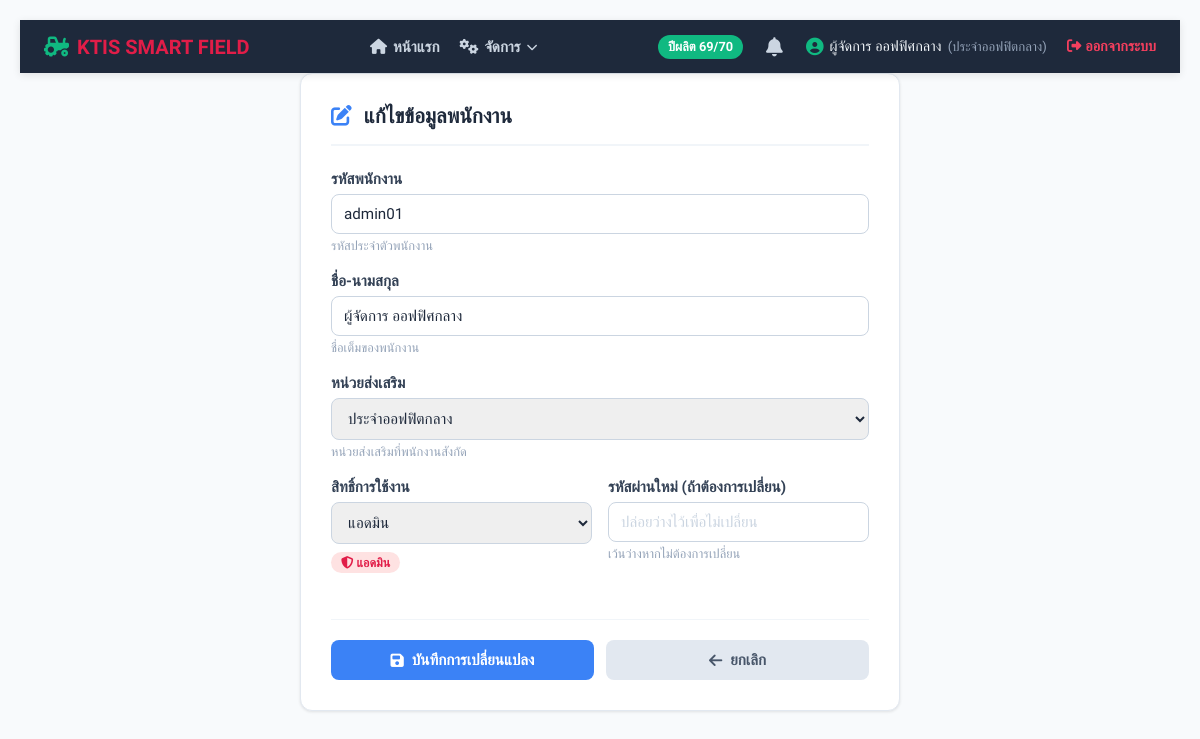
Page /ktis_field/edit_user.php?id=1 (signed in) on the committed database.
### tables this page shows
CREATE TABLE `employee` (
  `ID` int(10) NOT NULL,
  `emp_id` varchar(20) NOT NULL,
  `emp_pass` varchar(255) DEFAULT NULL,
  `emp_name` varchar(50) NOT NULL,
  `emp_unit` varchar(50) NOT NULL,
  `emp_level` varchar(1) NOT NULL
);

### ktis_field/edit_user.php (the view, shortened to what this page needs)
<?php
require_once 'config.php';
$emp_id = intval($_GET['id']);
$stmt = $conn->prepare("SELECT * FROM employee WHERE ID = ?");
$stmt->execute([$emp_id]);
$employee = $stmt->fetch();
$zones = [];
try {
    $stmt_zones = $conn->query("SELECT zone_id, zone_name FROM zones ORDER BY zone_id ASC");
    $zones = $stmt_zones->fetchAll();
} catch(Exception $e) {}
?>
<!DOCTYPE html>
<html lang="th">
<head>
    <link rel="stylesheet" href="https://cdnjs.cloudflare.com/ajax/libs/font-awesome/6.4.0/css/all.min.css">
</head>
<body>
<div class="content-wrapper">
<?php include 'includes/nav_u_header.php'; ?>
<div class="page-container">
    <div class="page-header">
        <i class="fa-solid fa-pen-to-square" style="color:#3b82f6; font-size:1.3rem;"></i>
        <div class="page-title">แก้ไขข้อมูลพนักงาน</div>
    </div>
    <form method="POST">
        <div class="form-group">
            <label for="emp_id">รหัสพนักงาน</label>
            <input type="text" id="emp_id" name="emp_id" value="<?php echo htmlspecialchars($employee['emp_id']); ?>" required>
            <div class="help-text">รหัสประจำตัวพนักงาน</div>
        </div>
        <div class="form-group">
            <label for="emp_name">ชื่อ-นามสกุล</label>
            <input type="text" id="emp_name" name="emp_name" value="<?php echo htmlspecialchars($employee['emp_name']); ?>" required>
            <div class="help-text">ชื่อเต็มของพนักงาน</div>
        </div>
        <div class="form-group">
            <label for="emp_unit">หน่วยส่งเสริม</label>
            <select id="emp_unit" name="emp_unit" required>
                <?php foreach($zones as $z):
                    $unit_val = ($z['zone_id'] === '000')
                        ? $z['zone_name']
                        : $z['zone_id'].' '.$z['zone_name'];
                    $selected = ($employee['emp_unit'] === $unit_val) ? 'selected' : '';
                ?>
                <option value="<?php echo htmlspecialchars($unit_val); ?>" <?php echo $selected; ?>>
                    <?php echo htmlspecialchars($unit_val); ?>
                </option>
                <?php endforeach; ?>
            </select>
            <div class="help-text">หน่วยส่งเสริมที่พนักงานสังกัด</div>
        </div>
        <div class="form-row">
            <div class="form-group">
                <label for="emp_level">สิทธิ์การใช้งาน</label>
                <select id="emp_level" name="emp_level" required>
                    <option value="a" <?php echo $employee['emp_level'] == 'a' ? 'selected' : ''; ?>>แอดมิน</option>
                </select>
                <div class="help-text">
                    <?php if ($employee['emp_level'] == 'a'): ?>
                        <span class="badge-level badge-admin"><i class="fa-solid fa-shield-halved"></i> แอดมิน</span>
                    <?php else: ?>
                        <span class="badge-level badge-user"><i class="fa-solid fa-user"></i> พนักงาน</span>
                    <?php endif; ?>
                </div>
            </div>
            <div class="form-group">
                <label for="emp_pass">รหัสผ่านใหม่ (ถ้าต้องการเปลี่ยน)</label>
                <input type="password" id="emp_pass" name="emp_pass" placeholder="ปล่อยว่างไว้เพื่อไม่เปลี่ยน">
                <div class="help-text">เว้นว่างหากไม่ต้องการเปลี่ยน</div>
            </div>
        </div>
        <div class="form-actions">
            <button type="submit" class="btn btn-primary">
                <i class="fa-solid fa-floppy-disk"></i> บันทึกการเปลี่ยนแปลง
            </button>
            <a href="manage_users.php" class="btn btn-secondary">
                <i class="fa-solid fa-arrow-left"></i> ยกเลิก
            </a>
        </div>
    </form>
</div>
</div>
</body>
</html>

### ktis_field/edit_user.php (style rules this page uses)
* { box-sizing: border-box; }
body { font-family: 'Sarabun', sans-serif; background-color: #f8fafc; margin: 0; padding: 20px; }
.content-wrapper { flex: 1 0 auto; }
.page-container { max-width: 600px; margin: 0 auto; background: white; border-radius: 12px; border: 0.5px solid #e2e8f0; padding: 30px; box-shadow: 0 1px 3px rgba(0,0,0,0.1); }
.page-header { display: flex; align-items: center; gap: 12px; margin-bottom: 24px; padding-bottom: 16px; border-bottom: 2px solid #f1f5f9; }
.page-title { font-size: 1.3rem; font-weight: 700; color: #1e293b; }
.form-group { margin-bottom: 18px; }
.form-group label { display: block; font-weight: 600; color: #334155; margin-bottom: 6px; font-size: 0.95rem; }
.form-group input, .form-group select { width: 100%; padding: 10px 12px; border: 1px solid #cbd5e1; border-radius: 8px; font-family: 'Sarabun', sans-serif; font-size: 0.95rem; color: #1e293b; transition: border-color 0.2s; }
.form-group input::placeholder { color: #cbd5e1; }
.form-row { display: grid; grid-template-columns: 1fr 1fr; gap: 16px; }
.form-actions { display: flex; gap: 12px; margin-top: 28px; padding-top: 20px; border-top: 1px solid #f1f5f9; }
.btn { flex: 1; padding: 11px 16px; border: none; border-radius: 8px; font-family: 'Sarabun', sans-serif; font-weight: 700; font-size: 0.95rem; cursor: pointer; text-decoration: none; display: inline-flex; align-items: center; justify-content: center; gap: 8px; transition: background 0.2s; text-align: center; }
.btn-primary { background: #3b82f6; color: white; }
.btn-secondary { background: #e2e8f0; color: #475569; }
.help-text { font-size: 0.8rem; color: #94a3b8; margin-top: 4px; }
.badge-level { display: inline-block; padding: 3px 10px; border-radius: 20px; font-size: 0.78rem; font-weight: 700; margin-top: 4px; }
.badge-admin { background: #fee2e2; color: #e11d48; }

### rows in the picture
employee: emp_id "admin01", emp_name "ผู้จัดการ ออฟฟิศกลาง", emp_level "แอดมิน"

### other values in the picture
$_SESSION['crop_year'] "69/70"
$_SESSION['emp_name'] "ผู้จัดการ ออฟฟิศกลาง"
$_SESSION['emp_unit'] "ประจำออฟฟิตกลาง"
form field emp_unit "ประจำออฟฟิตกลาง"
